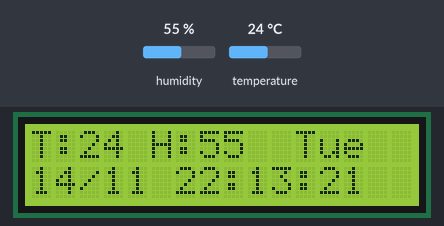
The sketch below on a simulated Arduino Uno, built with avr-gcc and run on an emulated ATmega328P. Parts: 16×2 character LCD. Inputs (shaded band) come from the test bench; at power-on: humidity 55 %, temperature 24 °C. The local clock reads 2024-03-15 10:24:30 at power-on unless the sketch sets it; what the sketch prints to the serial monitor is not drawn.

Above: at 1.2 s.
1.3 s: humidity set to 22 %
At 3.0 s:
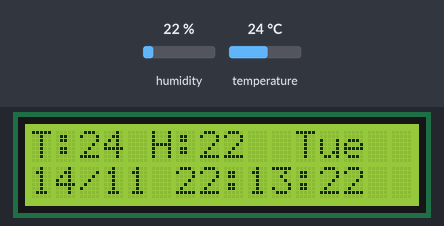
4.7 s: temperature set to 12 °C
At 6.1 s:
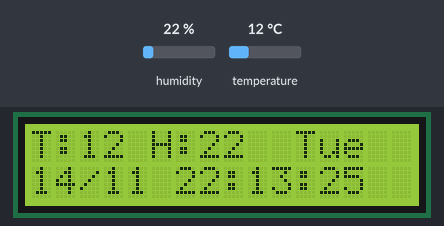
7.9 s: humidity set to 40 %
At 9.4 s:
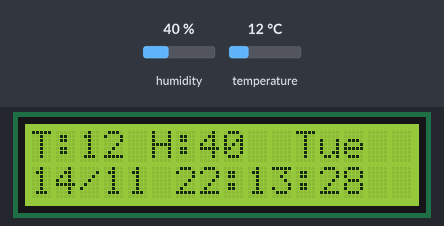
11.1 s: temperature set to 19 °C
At 12.6 s:
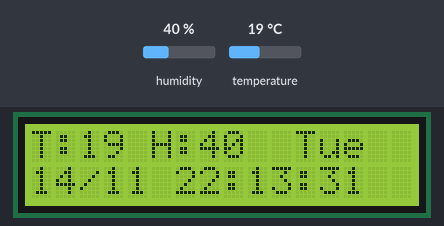
Timing chart, 0 to 14.1 s (numbered marks = the images above; inputs shaded):
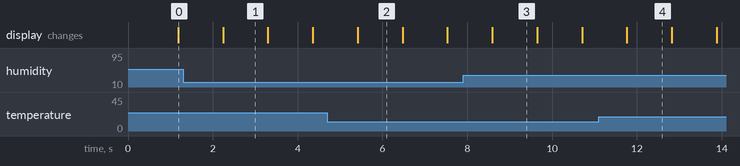

The sketch:

temperature.ino
```cpp
#include <dht.h>
#include <Wire.h>
#include <LiquidCrystal_I2C.h>
#include "RTClib.h"

DateTime now;
char daysOfTheWeek[7][12] = {"Sun", "Mon", "Tue", "Wed", "Thu", "Fri", "Sat"};
RTC_DS3231 rtc;
int sec,minu,hou;

LiquidCrystal_I2C lcd(0x3F,16,2);
dht DHT;

#define DHT11_PIN 7

void showDate(void);
void showTime(void);
void showDay(void);

void setup(){
  Serial.begin(9600);
  Wire.begin();
  lcd.init();
  lcd.backlight();
  if (! rtc.begin())
  {
    Serial.println("Couldn't find RTC Module");
    while (1);
  }
  if (rtc.lostPower())
  {
    Serial.println("RTC lost power, lets set the time!");
    rtc.adjust(DateTime(F(__DATE__), F(__TIME__)));
  }
  rtc.adjust(DateTime(F(__DATE__), F(__TIME__)));
}

  //lcd.begin();
  //lcd.home();
  //lcd.clear();
  //lcd.print("Hello,NodeMCU");


void loop()
{
  lcd.setCursor(0, 0);
  int chk = DHT.read11(DHT11_PIN);
  float temperature = DHT.temperature;
  float humidity = DHT.humidity;
  Serial.print("Temperature = ");
  Serial.println(temperature);
  Serial.print("Humidity = ");
  Serial.println(humidity);
  lcd.print("T:");
  lcd.print((int)temperature);
  lcd.print(" ");
  lcd.print("H:");
  lcd.print((int)humidity);
  lcd.print("    ");
  showDay();
  lcd.setCursor(0,1);
  now = rtc.now();
  showDate();
  lcd.print(" ");
  showTime();
  delay(1000);
}

void showDate()
 {
  //lcd.setCursor(0,0);
  lcd.print(now.day());
  lcd.print('/');
  lcd.print(now.month());
  //lcd.print('/');
  //lcd.print(now.year()%100);
 }
 void showDay()
 {
  lcd.setCursor(11,0);
  lcd.print(daysOfTheWeek[now.dayOfTheWeek()]);
 }
 void showTime()
 {
  lcd.setCursor(6,1);
  //lcd.print("Time:");
  sec = now.second();
  hou = now.hour();
  minu = now.minute();
  if(hou<10){
    lcd.print(0);
    }
  lcd.print(now.hour());
  lcd.print(':');
  if(minu<10){
    lcd.print(0);
    }
  lcd.print(now.minute());
  lcd.print(':');
  if(sec<10){
    lcd.print(0);
    }
  lcd.print(sec);
  //lcd.print("    ");
 }
```

Measured:
- what the display in image 1 shows lasts 1.1 s, from 2.2 s to 3.3 s
